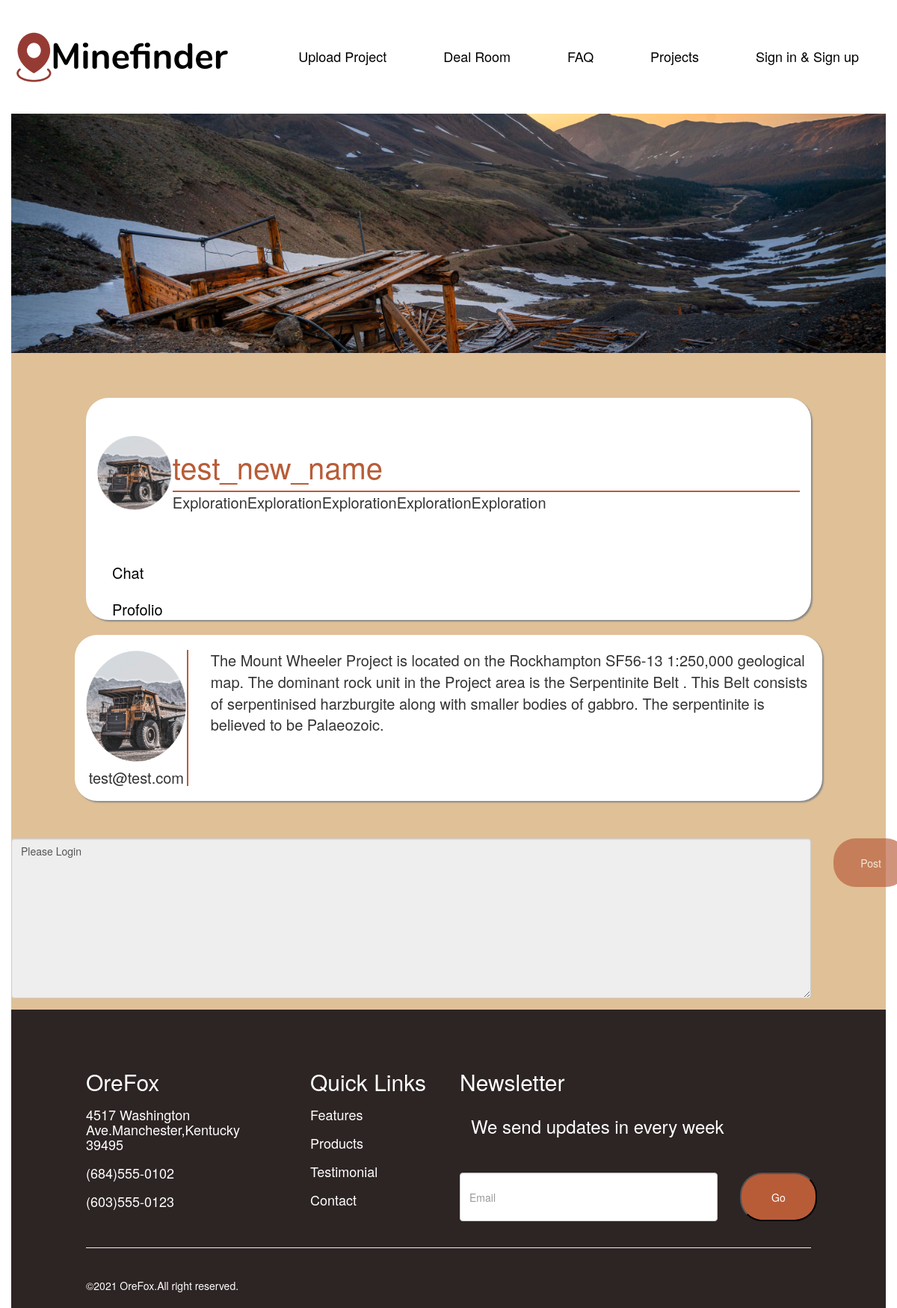
/dealroom/1, run on the app's committed database.
### users/models.py (models this page shows, shortened)
class User(models.Model):
    name = models.CharField(
        max_length=128, verbose_name="name", blank=True, null=True)
    username = models.CharField(
        max_length=128, verbose_name="username")
    password = models.CharField(max_length=128, verbose_name="password")
    email = models.CharField(max_length=128, unique=True, verbose_name="email")
    contact = models.CharField(
        max_length=128, verbose_name="phone", blank=True, null=True)
    profile = models.CharField(max_length=128,
                               default='default.png', verbose_name="profile_image", blank=True, null=True)
    authentication = models.BooleanField(
        default=False, verbose_name="authentication")
    company = models.CharField(
        max_length=128, verbose_name="company_name", blank=True, null=True)
    tiering = models.BooleanField(
        default=False, verbose_name="user_tiering")
    c_time = models.DateTimeField(
        auto_now_add=True, verbose_name="create_time")
    class Meta:
        db_table = 'users'
        verbose_name = 'users'
        verbose_name_plural = verbose_name

### home/models.py (models this page shows, shortened)
class Projects(models.Model):
    project_adversaries = (
        (0, "private"),
        (1, "public"),
        (2, "Registered Users of Minefinder"),
    )
    project_fields = (
        (0, "Greenfields"),
        (1, "Brownfields"),
    )
    project_levels = (
        (0, "Un-recognised potential"),
        (1, "Historical mine"),
        (2, "Evidence of Mineralisation"),
        (3, "Ore Grades Present"),
        (4, "Multiple ore grade intersections"),
        (5, "Resouces"),
        (6, "Extractable Feasibility"),
    )
    name = models.CharField(max_length=128, verbose_name="name")
    user = models.CharField(
        max_length=128, verbose_name="user", blank=True, null=True)
    user_id = models.ForeignKey(
        to='users.User',
        to_field='id',
        on_delete=models.SET_NULL,
        verbose_name='user',
        null=True,
    )
    bid = models.CharField(
        max_length=128, verbose_name="bid", blank=True, null=True)
    project_adversaried = models.IntegerField(
        choices=project_adversaries, default=0, verbose_name="project_adversaried")
    commodity = models.CharField(
        max_length=128, verbose_name="commodity", blank=True, null=True)
    project_loc = models.CharField(
        max_length=128, default=0, verbose_name="project_loc", blank=True, null=True)
    project_region = models.CharField(
        max_length=128, verbose_name="project_region", blank=True, null=True)
    project_location = models.TextField(
        verbose_name="project_location", blank=True, null=True)
    project_field = models.IntegerField(
        choices=project_fields, verbose_name="project_field", blank=True, null=True)
    project_level = models.IntegerField(
        choices=project_levels, verbose_name="project_level", blank=True, null=True)
    gis = models.ImageField(
        upload_to='gis', verbose_name="gis", blank=True, null=True)
    map = models.ImageField(
        upload_to='map', verbose_name="map", blank=True, null=True)
    brief = models.TextField(verbose_name="brief", blank=True, null=True)
    ownership = models.TextField(
        verbose_name="ownership", blank=True, null=True)
    regional_deposits = models.TextField(
        verbose_name="regional_deposits", blank=True, null=True)
    exploration = models.TextField(
        verbose_name="exploration", blank=True, null=True)
    create_date = models.DateField(
        verbose_name="upload_date", auto_now_add=True)
    p1 = models.ImageField(
        upload_to='project', verbose_name="picture1", blank=True, null=True)
    p2 = models.ImageField(
        upload_to='project', verbose_name="picture2", blank=True, null=True)
    class Meta:
        db_table = "projects"
        verbose_name = "projects"
        verbose_name_plural = verbose_name

class Messages(models.Model):
    user = models.ForeignKey(
        to='users.User',
        to_field='id',
        on_delete=models.SET_NULL,
        verbose_name='user',
        null=True,
    )
    project = models.ForeignKey(
        to='Projects',
        to_field='id',
        on_delete=models.SET_NULL,
        verbose_name='project',
        null=True,
    )
    content = models.TextField(verbose_name="content", blank=True, null=True)
    class Meta:
        db_table = "messages"
        verbose_name = "messages"
        verbose_name_plural = verbose_name

### home/views.py (the view, shortened to what this page needs)
# urls.py: path('dealroom/<str:id>', views.dealroom),
def dealroom(request, id):
    user_id = request.session.get('user_id', None)
    project = models.Projects.objects.get(id=id)
    editor = project.user_id
    content = models.Messages.objects.filter(project=project)
    return render(request, 'home/dealroom.html', locals())

### templates/home/dealroom.html (shortened to what this page needs)
{% extends 'home/base.html' %} {% load static %}  {% block content %}
<div class="banner">
  <img class="img-responsive bannerimg" src="/static/images/banner2.png" alt="" />
</div>
<div style="background-color: rgb(224, 192, 151)">
  <div class="row" style="text-align: center; padding-top: 60px">
    <div class="col-md-10 col-md-offset-1">
      <div class="box">
        <div class="col-sm-1">
          <img src="/media/avatar/{{editor.profile}}" style="width:100px;height:100px;margin:50px auto"
            class="img-circle" alt="">
          <div>
            <a href="/chat/{{project.id}}/">
              <span>Chat</span>
            </a>
            <a href="/projects/{{project.id}}">
              <span>Profolio</span>
            </a>
          </div>
        </div>
        <div class="col-sm-11" style="margin-top:60px">
          <div style="margin-left: 20px">
            <h2>{{project.name}}</h2>
            <div style="border-bottom: 2px solid rgb(184, 92, 56)"></div>
          </div>
          <div style="text-align: left;margin-left: 20px;font-size: 20px;">
            {{project.exploration|safe}}
          </div>
          <div style="text-align: left;margin-left: 20px;font-size: 20px;">
            <div class="col-md-10 col-md-offset-1" style="margin: 20px 0 40px;">
            </div>
          </div>
          <div class="clearfix"></div>
        </div>
        <div class="clearfix"></div>
      </div>
      {% for item in content %}
      <div class="row">
        <div class="box2">
          <div class="col-md-2">
            <div class="left2">
              <img src="/media/avatar/{{item.user.profile}}" style="width:150px;height:150px;margin:0 auto"
                class="img-responsive img-circle" alt="">
              <h4 style="margin:10px auto 0;text-align: center;font-size:20px;">
                {{item.user.name}}
              </h4>
            </div>
          </div>
          <div class="col-md-10">
            <div class="right2">
              {{item.content | safe}}
            </div>
          </div>
          <div class="clearfix"></div>
        </div>
      </div>
      {% endfor %}
    </div>
  </div>
  <div class="row">
    <div class="col-md-12" style="margin-top: 50px;">
      <form action="/dealroom/{{project.id}}" method="post" class="form-horizontal">
        <div class="form-group">
          <div class="col-sm-11">
            {% if request.session.is_login %}
            <textarea class="form-control" rows="10" name="text"></textarea>
            {% else %}
            <textarea class="form-control" rows="10" name="text" disabled>Please Login</textarea>
            {% endif %}
          </div>
          <div class="col-sm-1">
            {% if request.session.is_login %}
            <button style="height:65px" type="submit" class="btn post">Post</button>
            {% else %}
            <button style="height:65px" type="submit" class="btn post" disabled>Post</button>
            {% endif %}
          </div>
        </div>
      </form>
    </div>
  </div>
</div>
{% endblock %}

### templates/home/base.html (shortened to what this page needs)
<!DOCTYPE html>
<html lang="en">
<head>
  <link href="/static/css/bootstrap.min.css" rel="stylesheet">
  <link href="/static/css/bootstrap-theme.min.css" rel="stylesheet">
</head>
<body>
  <div class="container-fluid">
    {% include 'home/head.html' %}
  </div>
  <div class="container-fluid">
    {% block content %}{% endblock content %}
  </div>
  <div class="container-fluid">
    {% include 'home/footer.html' %}
  </div>
</body>
</html>

### templates/home/head.html (shortened to what this page needs)
<div class="head">
  <div class="left">
    <a href="/">
      <img src="/static/images/logonew.png" alt="logonew" />
    </a>
  </div>
  <div class="right">
    <span><a href="/upload/">Upload Project</a></span>
    <span><a href="/projects/">Deal Room</a></span>
    <span><a href="/faq/">FAQ</a></span>
    <span><a href="/maps/">Projects</a></span>
    {% if request.session.user_name %}
    <span><a href="/users/info/">{{ request.session.user_name }}</a></span>
    {% else %}
    <span><a href="/users/login/">Sign in & Sign up</a></span>
    {% endif %}
  </div>
</div>

### templates/home/footer.html (shortened to what this page needs)
<div class="footer">
    <div class="row" style="padding-top:60px">
        <div class="col-md-2 col-md-offset-1">
            <h2>
                OreFox
            </h2>
            <h4>
                4517 Washington Ave.Manchester,Kentucky 39495
            </h4>
            <h4>
                (684)555-0102
            </h4>
            <h4>
                (603)555-0123
            </h4>
        </div>
        <div class="col-md-2 col-md-offset-1">
            <h2>
                Quick Links
            </h2>
            <a href="">
                <h4>
                    Features
                </h4>
            </a>
            <a href="/projects/">
                <h4>
                    Products
                </h4>
            </a>
            <a href="">
                <h4>
                    Testimonial
                </h4>
            </a>
            <a href="">
                <h4>
                    Contact
                </h4>
            </a>
        </div>
        <div class="col-md-5">
            <h2>
                Newsletter
            </h2>
            <div class="update">
                <form action="/users/email/" method="post" class="form-horizontal">
                    <div class="col-sm-12">
                        <h3 style="height:65px">
                            We send updates in every week
                        </h3>
                    </div>
                    <div class="form-group">
                        <div class="col-sm-9">
                            <input style="height:65px" type="email" class="form-control" name="email" id="email"
                                placeholder="Email">
                        </div>
                        <div class="col-sm-3">
                            <button style="height:65px" type="submit" class="go">Go</button>
                        </div>
                    </div>
                </form>
            </div>
        </div>
        <div class="col-md-10 col-md-offset-1" style="margin-bottom: 20px;">
            <hr>
        </div>
        <div class="col-md-10 col-md-offset-1" style="margin-bottom: 20px;">
            ©2021 OreFox.All right reserved.
        </div>
    </div>
</div>

### templates/home/head.html (style rules this page uses)
.head { height: 150px; }
.head div { line-height: 150px; }
.head .left { display: inline-block; }
.head .right { float: right; }
.head .right span { padding: 0 2em; font-size: 18px; }
.head .right span a { color: #000; text-decoration: none; }

### templates/home/dealroom.html (style rules this page uses)
.banner { position: relative; width: 100%; display: flex; align-items: center; align-content: center; }
.bannerimg { width: 100%; position: relative; z-index: -1; }
.box { background-color: #fff; border-radius: 30px; min-height: 200px; position: relative; box-shadow: 2px 2px 2px #888888; }
.box2 { margin-top: 20px; background-color: #fff; border-radius: 30px; min-height: 200px; position: relative; box-shadow: 2px 2px 2px #888888; }
.box h2 { color: rgb(184, 92, 56); font-size: 40px; margin-top: 10px; text-align: left; }
.box a { font-size: 20px; text-align: left; display: block; text-decoration: none; margin-top: 20px; margin-left: 20px; color: #000; }
.post { color: #fff; height: 60px; width: 100px; background-color: rgb(184, 92, 56); border-radius: 30px; }
.left2 { margin-top: 20px; margin-bottom: 20px; border-right: 2px solid rgb(184, 92, 56); }
.right2 { margin-top: 20px; text-align: left; font-size: 20px; }

### templates/home/footer.html (style rules this page uses)
.footer { background-color: rgb(45, 36, 36); color: white }
.footer h4 { margin-top: 1em; }
.footer a { color: white; text-decoration: none; }
.go { padding: 0 40px; background-color: rgb(184, 92, 56); border-radius: 30px; }

### data on the page
User: profile (placeholder picture)
Projects: name "test_new_name", exploration "ExplorationExplorationExplorationExplorationExploration"
Messages: user.profile (placeholder picture), user.name "test@test.com", content "The Mount Wheeler Project is located on the Rockhampton SF56-13 1:250,000 geological map. The dominant rock unit in the Project area is the Serpentinite Belt . This Belt consists of serpentinised harzburgite along with smaller bodies of gabbro. The serpentinite is believed to be Palaeozoic."
